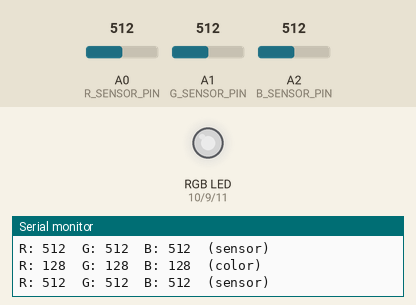
This sketch was run on a simulated Arduino Uno, built with avr-gcc and run on an emulated ATmega328P. On the bench: an RGB LED mixed from three pins (HIGH = lit), the last lines printed to the serial monitor. The test bench sets the inputs (shaded band); at power-on: A0 (R_SENSOR_PIN) = 512, A1 (G_SENSOR_PIN) = 512, A2 (B_SENSOR_PIN) = 512. Dim RGB values are drawn brighter than linear.

Above: at 1.2 s.
1.3 s: A0 (R_SENSOR_PIN) set to 413
At 2.1 s:
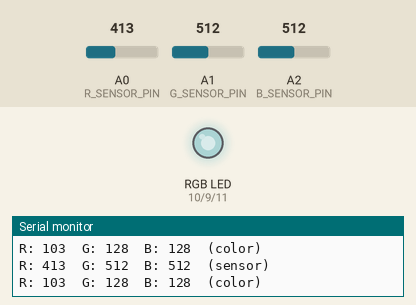
4.3 s: A0 (R_SENSOR_PIN) set to 389
At 4.9 s:
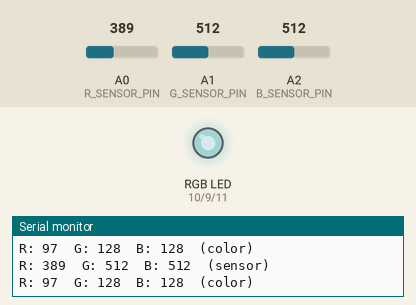
7.3 s: A1 (G_SENSOR_PIN) set to 410
At 8.3 s:
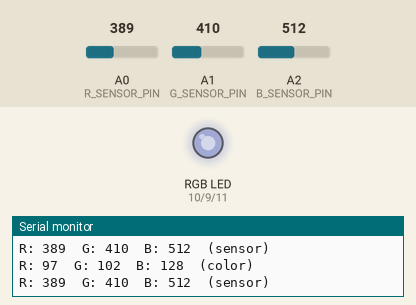
10.3 s: A1 (G_SENSOR_PIN) set to 385
At 11.7 s:
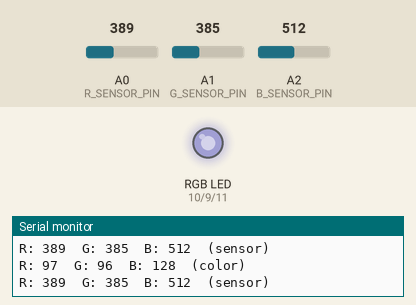
13.3 s: A2 (B_SENSOR_PIN) set to 418
At 14.5 s:
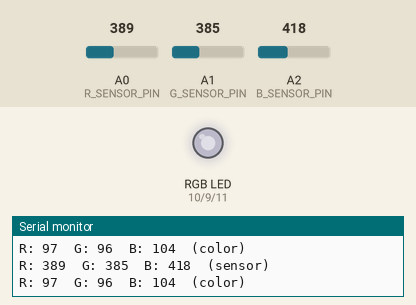
14.8 s: A2 (B_SENSOR_PIN) set to 382
At 15.3 s:
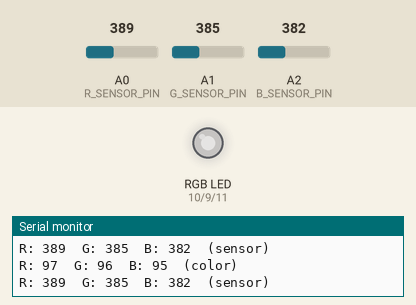
Timing chart, 0 to 17.8 s (numbered marks = the images above; inputs shaded):
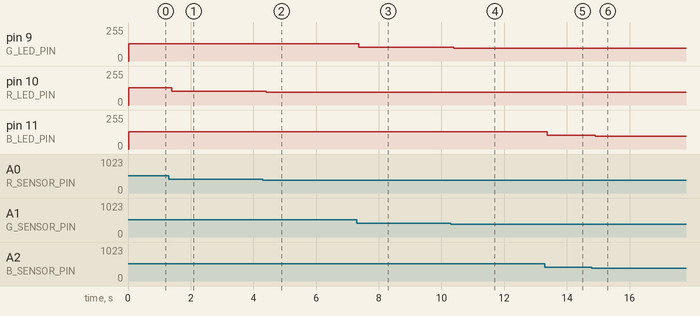

The sketch:

main.ino
```cpp
#include <Arduino.h>

const int BAUD_RATE = 9600;

const int R_LED_PIN = 10;
const int G_LED_PIN = 9;
const int B_LED_PIN = 11;

const int R_SENSOR_PIN = A0;
const int G_SENSOR_PIN = A1;
const int B_SENSOR_PIN = A2;

int rSensorVal;
int gSensorVal;
int bSensorVal;

int rVal;
int gVal;
int bVal;

const int LEDS[] = {2, 3, 4};
const int LEDS_LEN = sizeof(LEDS) / sizeof(LEDS[0]);

void setup() {
  Serial.begin(BAUD_RATE);

  pinMode(G_LED_PIN, OUTPUT);
  pinMode(R_LED_PIN, OUTPUT);
  pinMode(B_LED_PIN, OUTPUT);
}

void loop() {
  rSensorVal = analogRead(R_SENSOR_PIN);
  delay(5);
  gSensorVal = analogRead(G_SENSOR_PIN);
  delay(5);
  bSensorVal = analogRead(B_SENSOR_PIN);
  delay(5);

  rVal = rSensorVal / 4;
  gVal = gSensorVal / 4;
  bVal = bSensorVal / 4;

  Serial.print("R: ");
  Serial.print(rSensorVal);
  Serial.print("\tG: ");
  Serial.print(gSensorVal);
  Serial.print("\tB: ");
  Serial.print(bSensorVal);
  Serial.println("\t(sensor)");
  Serial.print("R: ");
  Serial.print(rVal);
  Serial.print("\tG: ");
  Serial.print(gVal);
  Serial.print("\tB: ");
  Serial.print(bVal);
  Serial.println("\t(color)");
  Serial.println("");

  analogWrite(R_LED_PIN, rVal);
  analogWrite(G_LED_PIN, gVal);
  analogWrite(B_LED_PIN, bVal);
}
```

Measured:
- after the input at 1.3 s, pin 10 (R_LED_PIN): 128/255 → 103/255 after 0.09 s
- after the input at 4.3 s, pin 10 (R_LED_PIN): 103/255 → 97/255 after 0.10 s
- after the input at 7.3 s, pin 9 (G_LED_PIN): 128/255 → 102/255 after 0.07 s
- after the input at 10.3 s, pin 9 (G_LED_PIN): 102/255 → 96/255 after 0.10 s
- after the input at 13.3 s, pin 11 (B_LED_PIN): 128/255 → 104/255 after 0.08 s
- after the input at 14.8 s, pin 11 (B_LED_PIN): 104/255 → 95/255 after 0.10 s
